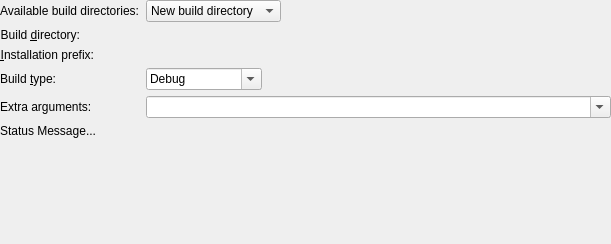
<?xml version="1.0" encoding="UTF-8"?>
<ui version="4.0">
 <class>CMakeBuildDirChooser</class>
 <widget class="QWidget" name="CMakeBuildDirChooser">
  <property name="geometry">
   <rect>
    <x>0</x>
    <y>0</y>
    <width>611</width>
    <height>244</height>
   </rect>
  </property>
  <layout class="QFormLayout" name="formLayout">
   <property name="fieldGrowthPolicy">
    <enum>QFormLayout::ExpandingFieldsGrow</enum>
   </property>
   <property name="leftMargin">
    <number>0</number>
   </property>
   <property name="topMargin">
    <number>0</number>
   </property>
   <property name="rightMargin">
    <number>0</number>
   </property>
   <property name="bottomMargin">
    <number>0</number>
   </property>
   <item row="0" column="0">
    <widget class="QLabel" name="availableLabel">
     <property name="text">
      <string>Available build directories:</string>
     </property>
    </widget>
   </item>
   <item row="0" column="1">
    <widget class="QComboBox" name="availableBuildDirs">
     <item>
      <property name="text">
       <string>New build directory</string>
      </property>
     </item>
    </widget>
   </item>
   <item row="2" column="0">
    <widget class="QLabel" name="label_3">
     <property name="text">
      <string>Build &amp;directory:</string>
     </property>
     <property name="alignment">
      <set>Qt::AlignRight|Qt::AlignTrailing|Qt::AlignVCenter</set>
     </property>
     <property name="buddy">
      <cstring>buildFolder</cstring>
     </property>
    </widget>
   </item>
   <item row="2" column="1">
    <widget class="KUrlRequester" name="buildFolder"/>
   </item>
   <item row="3" column="0">
    <widget class="QLabel" name="label">
     <property name="text">
      <string>&amp;Installation prefix:</string>
     </property>
     <property name="alignment">
      <set>Qt::AlignRight|Qt::AlignTrailing|Qt::AlignVCenter</set>
     </property>
     <property name="buddy">
      <cstring>installPrefix</cstring>
     </property>
    </widget>
   </item>
   <item row="3" column="1">
    <widget class="KUrlRequester" name="installPrefix">
     <property name="sizePolicy">
      <sizepolicy hsizetype="Expanding" vsizetype="Preferred">
       <horstretch>0</horstretch>
       <verstretch>0</verstretch>
      </sizepolicy>
     </property>
    </widget>
   </item>
   <item row="4" column="0">
    <widget class="QLabel" name="label_2">
     <property name="text">
      <string>Build &amp;type:</string>
     </property>
     <property name="alignment">
      <set>Qt::AlignRight|Qt::AlignTrailing|Qt::AlignVCenter</set>
     </property>
     <property name="buddy">
      <cstring>buildType</cstring>
     </property>
    </widget>
   </item>
   <item row="4" column="1">
    <widget class="QComboBox" name="buildType">
     <property name="editable">
      <bool>true</bool>
     </property>
     <property name="currentIndex">
      <number>0</number>
     </property>
     <item>
      <property name="text">
       <string notr="true">Debug</string>
      </property>
     </item>
     <item>
      <property name="text">
       <string notr="true">Release</string>
      </property>
     </item>
     <item>
      <property name="text">
       <string notr="true">RelWithDebInfo</string>
      </property>
     </item>
     <item>
      <property name="text">
       <string notr="true">MinSizeRel</string>
      </property>
     </item>
    </widget>
   </item>
   <item row="5" column="0">
    <widget class="QLabel" name="label_4">
     <property name="text">
      <string>Extra arguments:</string>
     </property>
    </widget>
   </item>
   <item row="5" column="1">
    <widget class="KComboBox" name="extraArguments">
     <property name="sizePolicy">
      <sizepolicy hsizetype="Expanding" vsizetype="Fixed">
       <horstretch>0</horstretch>
       <verstretch>0</verstretch>
      </sizepolicy>
     </property>
     <property name="editable">
      <bool>true</bool>
     </property>
    </widget>
   </item>
   <item row="6" column="0" colspan="2">
    <widget class="QLabel" name="status">
     <property name="text">
      <string notr="true">Status Message...</string>
     </property>
     <property name="wordWrap">
      <bool>true</bool>
     </property>
    </widget>
   </item>
  </layout>
 </widget>
 <customwidgets>
  <customwidget>
   <class>KComboBox</class>
   <extends>QComboBox</extends>
   <header>kcombobox.h</header>
  </customwidget>
  <customwidget>
   <class>KUrlRequester</class>
   <extends>QWidget</extends>
   <header>kurlrequester.h</header>
  </customwidget>
 </customwidgets>
 <resources/>
 <connections/>
</ui>
